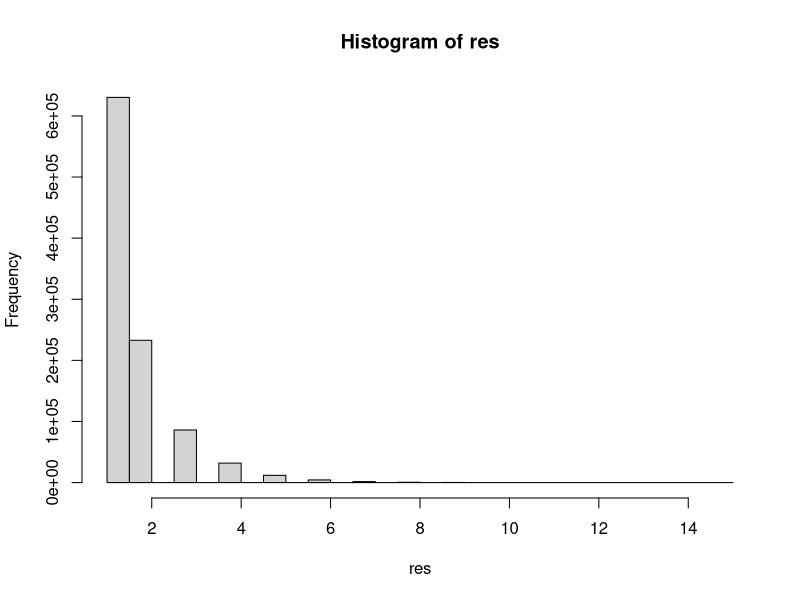
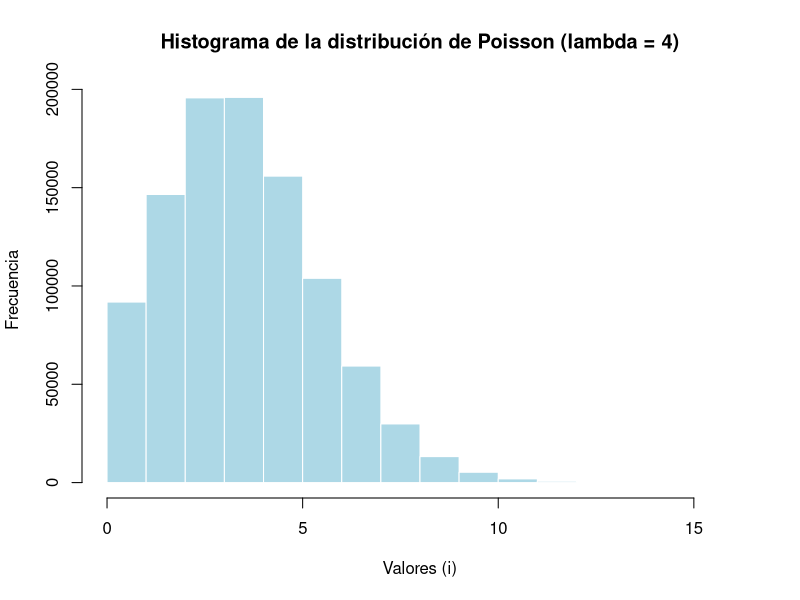
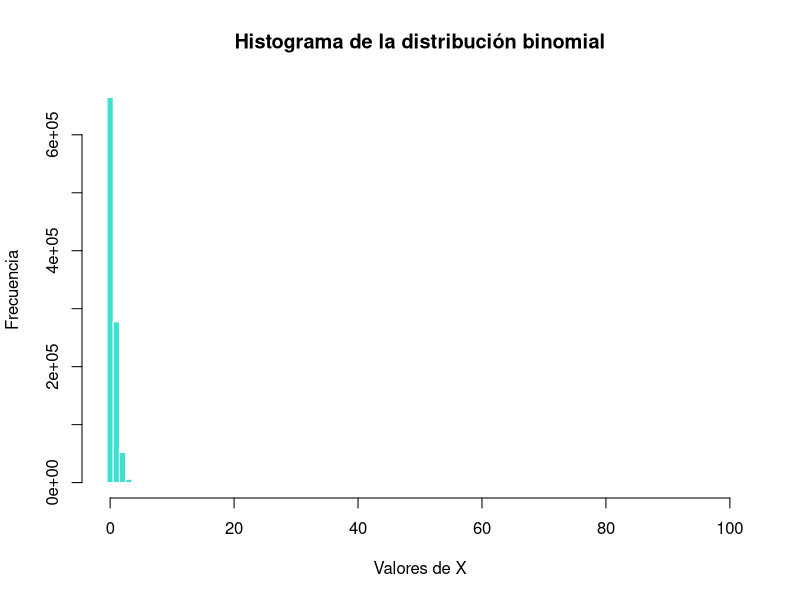

Write R code to recreate these figures, in order.
# Generacion de variables aleatorias discretas

# Inputs:
# probs: vector de probabilidades
# labels: etiquetas o valores que puede tomar la variable aleatoria

mti <- function(probs, labels){
  U <- runif(1)
  pos <- which(U < cumsum(probs))[1]
  return (labels[pos])
}

mti_m <- function(probs, labels){
  U <- runif(1)
  pos <- which(U < cumsum(probs))[1]
  return (labels[pos])
}

n <- 3000000

probabilidades <- runif(20); probabilidades <- probabilidades/sum(probabilidades)
labels <- paste0(LETTERS[1:20], '001')
system.time(table(sapply(1:n, function(k){
  mti(probabilidades,labels)}))/n)

# order(vector) me entrega las posiciones que deberian ocupar los elementos para estar ordenados de forma creciente
# para ordenar de forma decreciente decreasing = TRUE
res <- order(probabilidades, decreasing = TRUE)
probabilidades <- probabilidades[res]
labels <- labels[res]

system.time(table(sapply(1:n, function(k){
  mti(probabilidades,labels)}))/n)


# Distribucion Geometrica
# Inputs: 
# q: probabilidad de fracaso

dg <- function(q) {
  return(floor(log(runif(1)) / log(q)) + 1)
}

n1 <- 1000000

res <- sapply(1:n1, function(k){
  dg(q=0.37)
})

table(res) / n1
hist(res)

# 3. Simulación de variables geométricas con R nativo
val_teoricos <- rgeom(n = n1, prob = 1 - 0.37) + 1

# 4. Test de Kolmogorov-Smirnov
ks_resultado <- ks.test(res, val_teoricos)
print(ks_resultado)

# Generacion de variable Poisson
# Input: lambda

dp <- function(lambda){
  U <- runif(1)
  i <- 0
  p <- exp(-lambda)
  Fx <- p
  while(U>= Fx){
    p <- lambda*p/(i+1)
    Fx <- Fx + p
    i <- i + 1
  }
  return(i)
}

res <- replicate(1000000,dp(lambda=4))
mean(res)
var(res)
hist(res, 
     main = "Histograma de la distribución de Poisson (lambda = 4)", 
     xlab = "Valores (i)", 
     ylab = "Frecuencia", 
     col = "lightblue", 
     border = "white")

# Distribucion binomial
# Input n, p

db <- function(n, p) {
  U <- runif(1)
  c <- p / (1 - p)
  pr <- (1 - p)^n
  i <- 0
  Fx <- pr

  while (U > Fx && i < n) {
    pr <- (c * (n - i) / (i + 1)) * pr
    Fx <- Fx + pr
    i <- i + 1
  }

  return(i)
}

res <- replicate(1000000, db(n = 10, p = 0.04))
mean(res)
var(res)
hist(
  res,
  breaks = seq(-0.5, 100.5, by = 1),
  main = "Histograma de la distribución binomial",
  xlab = "Valores de X",
  ylab = "Frecuencia",
  col = "#40E0D0",
  border = "white"
)
